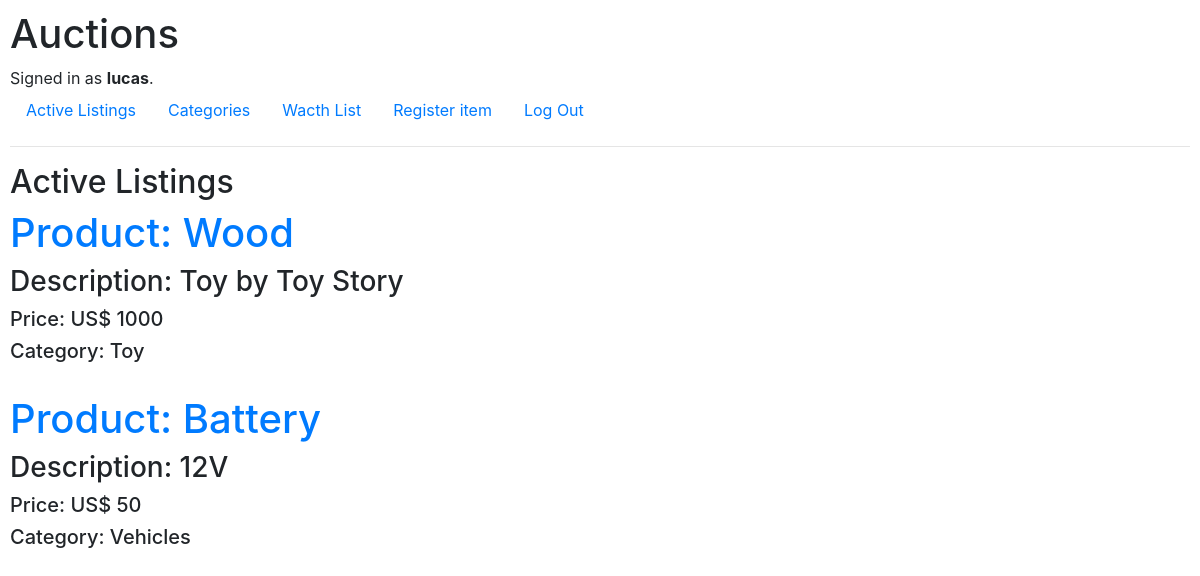
The page / (signed in) on the database its author committed.
### auctions/models.py (models this page shows, shortened)
class User(AbstractUser):
    pass

class leilao(models.Model):
    titulo = models.CharField(max_length=10)
    descricao = models.CharField(max_length=10)
    valor_min = models.IntegerField()
    catego = models.CharField(max_length=64)
    dono = models.CharField(max_length=64)

### auctions/views.py (the view)
# urls.py: path("", views.index, name="index"),
def index(request):
    return render(request, "auctions/index.html",{
        "teste": leilao.objects.all()
    })

### auctions/templates/auctions/index.html
{% extends "auctions/layout.html" %}
{% block body %}
    <h2>Active Listings</h2>
    {% for leilao in teste %}
        <h1><a href="{% url 'product_id' leilao.id %}">Product: {{ leilao.titulo }}</a></h1>
        <h3>Description: {{leilao.descricao}}</h3>
        <h5>Price: US$ {{leilao.valor_min}}</h5>
        <h5>Category: {{leilao.catego}}</h5>
        <br>
    {% endfor %}
{% endblock %}

### auctions/templates/auctions/layout.html (shortened to what this page needs)
{% load static %}
<!DOCTYPE html>
<html lang="en">
    <head>
        <link rel="stylesheet" href="https://stackpath.bootstrapcdn.com/bootstrap/4.4.1/css/bootstrap.min.css">
        <link href="{% static 'auctions/styles.css' %}" rel="stylesheet">
    </head>
    <body>
        <h1>Auctions</h1>
        <div>
            {% if user.is_authenticated %}
                Signed in as <strong>{{ user.username }}</strong>.
            {% else %}
                Not signed in.
            {% endif %}
        </div>
        <ul class="nav">
            <li class="nav-item">
                <a class="nav-link" href="{% url 'index' %}">Active Listings</a>
            </li>
            {% if user.is_authenticated %}
                <li class="nav-item">
                    <a class="nav-link" href="{% url 'categories' %}">Categories</a>
                </li>
                <li class="nav-item">
                    <a class="nav-link" href="{% url 'watchlist' %}">Wacth List</a>
                </li>
                <li class="nav-item">
                    <a class="nav-link" href="{% url 'createlist' %}">Register item</a>
                </li>
                <li class="nav-item">
                        <a class="nav-link" href="{% url 'logout' %}">Log Out</a>
                </li>
            {% endif %}
        </ul>
        <hr>
        {% block body %}
        {% endblock %}
    </body>
</html>

### auctions/static/auctions/styles.css (style rules this page uses)
body { padding: 10px; }

### rows shown on the page
User: username "lucas"
leilao: titulo "Wood", descricao "Toy by Toy Story", valor_min "1000", catego "Toy"
leilao: titulo "Battery", descricao "12V", valor_min "50", catego "Vehicles"
